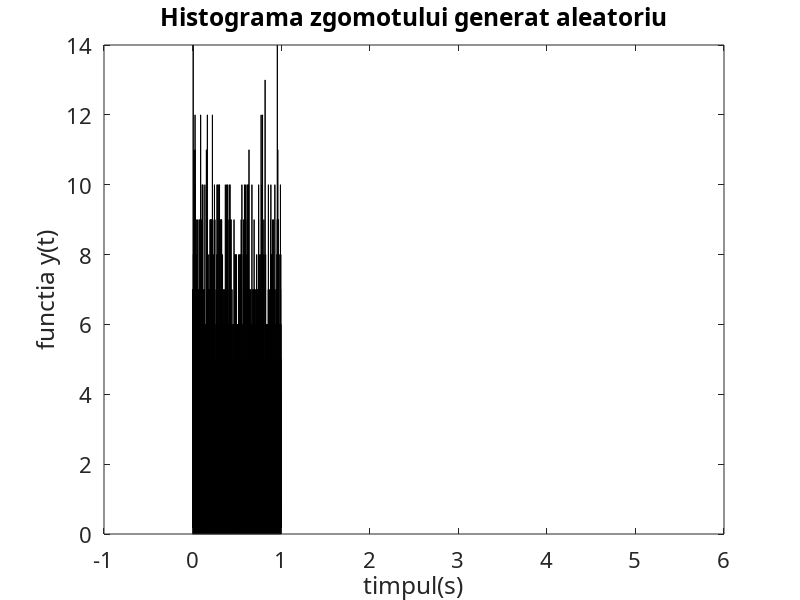

MATLAB code to generate this figure:
Ts = 0.001;
t = 0:Ts:5;
x2 = rand(1, length(t));
hist(x2, t), grid, set (gca,'FontName', ...
'Arial Cyr', 'FontSize', 16)

title('Histograma zgomotului generat aleatoriu')
xlabel('timpul(s)'), ylabel('functia y(t)'), grid